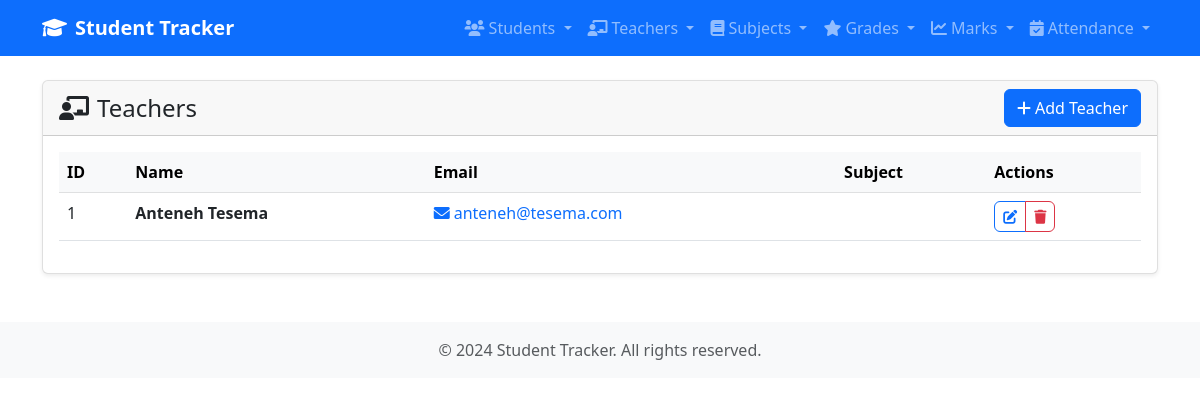
Before: /teachers/ with the older database file.
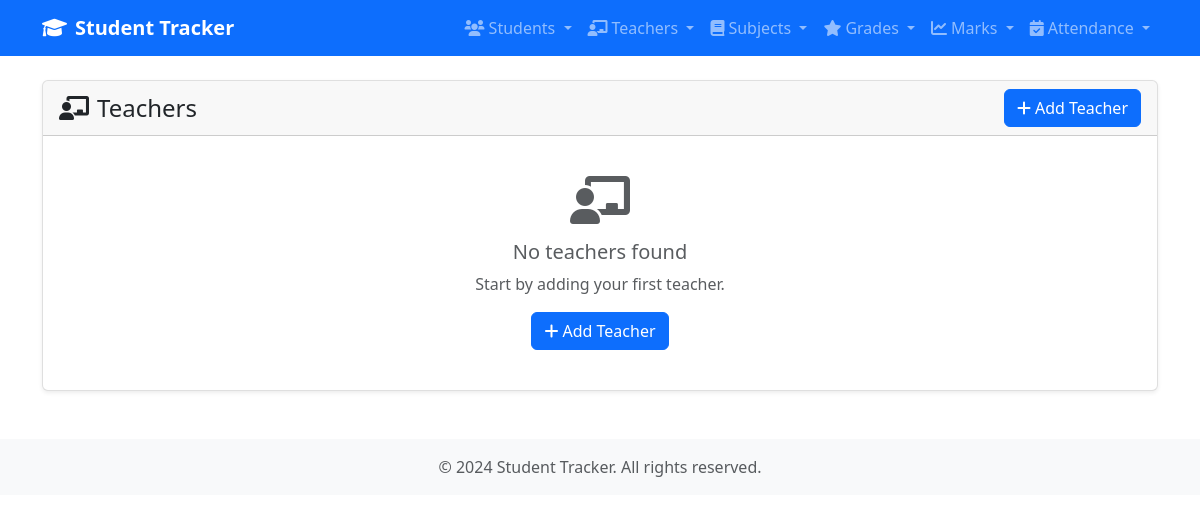
After: the same page with the newer database file.
### tracker/models.py (models this page shows, shortened)
class Teacher(models.Model):
    first_name = models.CharField(max_length=20)
    last_name = models.CharField(max_length=20)
    email = models.EmailField(unique= True)
    subject = models.ForeignKey(Subject, on_delete= models.CASCADE)

### tracker/views.py (the view)
# urls.py: path('teachers/', TeacherListView.as_view(), name='teacher-list'),
class TeacherListView(ListView):
    model = Teacher
    template_name = 'tracker/teacher_list.html'
    context_object_name = 'teachers'

### tracker/templates/tracker/teacher_list.html (shortened to what this page needs)
{% extends 'tracker/base.html' %}
{% block content %}
<div class="row">
    <div class="col-12">
        <div class="card">
            <div class="card-header d-flex justify-content-between align-items-center">
                <h4 class="mb-0">
                    <i class="fas fa-chalkboard-teacher me-2"></i>Teachers
                </h4>
                <a href="{% url 'teacher-create' %}" class="btn btn-primary">
                    <i class="fas fa-plus me-1"></i>Add Teacher
                </a>
            </div>
            <div class="card-body">
                {% if teachers %}
                    <div class="table-responsive">
                        <table class="table table-hover">
                            <thead class="table-light">
                                <tr>
                                    <th>ID</th>
                                    <th>Name</th>
                                    <th>Email</th>
                                    <th>Subject</th>
                                    <th>Actions</th>
                                </tr>
                            </thead>
                            <tbody>
                                {% for teacher in teachers %}
                                <tr>
                                    <td>{{ teacher.id }}</td>
                                    <td>
                                        <strong>{{ teacher.first_name }} {{ teacher.last_name }}</strong>
                                    </td>
                                    <td>
                                        <a href="mailto:{{ teacher.email }}" class="text-decoration-none">
                                            <i class="fas fa-envelope me-1"></i>{{ teacher.email }}
                                        </a>
                                    </td>
                                    <td>
                                    </td>
                                    <td>
                                        <div class="btn-group" role="group">
                                            <a href="{% url 'teacher-update' teacher.pk %}" class="btn btn-sm btn-outline-primary" title="Edit">
                                                <i class="fas fa-edit"></i>
                                            </a>
                                            <a href="{% url 'teacher-delete' teacher.pk %}" class="btn btn-sm btn-outline-danger" title="Delete">
                                                <i class="fas fa-trash"></i>
                                            </a>
                                        </div>
                                    </td>
                                </tr>
                                {% endfor %}
                            </tbody>
                        </table>
                    </div>
                {% else %}
                    <div class="text-center py-4">
                        <i class="fas fa-chalkboard-teacher fa-3x text-muted mb-3"></i>
                        <h5 class="text-muted">No teachers found</h5>
                        <p class="text-muted">Start by adding your first teacher.</p>
                        <a href="{% url 'teacher-create' %}" class="btn btn-primary">
                            <i class="fas fa-plus me-1"></i>Add Teacher
                        </a>
                    </div>
                {% endif %}
            </div>
        </div>
    </div>
</div>
{% endblock %}

Changed rows visible on the page:
removed Teacher: id "1", first_name "Anteneh", last_name "Tesema", email "anteneh@tesema.com"
Other visible differences:
text no longer shown: "ID Name Email Subject Actions"
text now shown: "No teachers found Start by adding your first teacher. Add Teacher"
